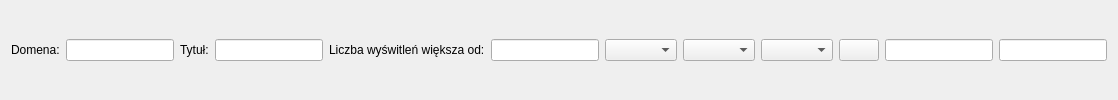
                      <widget class="QWidget" name="widget_78" native="true">
                       <property name="sizePolicy">
                        <sizepolicy hsizetype="Expanding" vsizetype="Fixed">
                         <horstretch>0</horstretch>
                         <verstretch>0</verstretch>
                        </sizepolicy>
                       </property>
                       <layout class="QHBoxLayout" name="horizontalLayout_89">
                        <item>
                         <widget class="QLabel" name="label_58">
                          <property name="text">
                           <string>Domena:</string>
                          </property>
                         </widget>
                        </item>
                        <item>
                         <widget class="QLineEdit" name="domenaLineEdit"/>
                        </item>
                        <item>
                         <widget class="QLabel" name="label_59">
                          <property name="text">
                           <string>Tytuł:</string>
                          </property>
                         </widget>
                        </item>
                        <item>
                         <widget class="QLineEdit" name="titleLineEdit"/>
                        </item>
                        <item>
                         <widget class="QLabel" name="label_60">
                          <property name="text">
                           <string>Liczba wyświtleń większa od:</string>
                          </property>
                         </widget>
                        </item>
                        <item>
                         <widget class="QLineEdit" name="visitCountLineEdit"/>
                        </item>
                        <item>
                         <widget class="QComboBox" name="profileComboBox">
                          <property name="sizePolicy">
                           <sizepolicy hsizetype="Fixed" vsizetype="Fixed">
                            <horstretch>0</horstretch>
                            <verstretch>0</verstretch>
                           </sizepolicy>
                          </property>
                         </widget>
                        </item>
                        <item>
                         <widget class="QComboBox" name="userComboBox">
                          <property name="sizePolicy">
                           <sizepolicy hsizetype="Fixed" vsizetype="Fixed">
                            <horstretch>0</horstretch>
                            <verstretch>0</verstretch>
                           </sizepolicy>
                          </property>
                         </widget>
                        </item>
                        <item>
                         <widget class="QComboBox" name="browserComboBox">
                          <property name="sizePolicy">
                           <sizepolicy hsizetype="Fixed" vsizetype="Fixed">
                            <horstretch>0</horstretch>
                            <verstretch>0</verstretch>
                           </sizepolicy>
                          </property>
                         </widget>
                        </item>
                        <item>
                         <widget class="QPushButton" name="calendarBtn">
                          <property name="text">
                           <string/>
                          </property>
                         </widget>
                        </item>
                        <item>
                         <widget class="QLineEdit" name="startDateLineEdit">
                          <property name="readOnly">
                           <bool>true</bool>
                          </property>
                         </widget>
                        </item>
                        <item>
                         <widget class="QLineEdit" name="endDatelineEdit">
                          <property name="readOnly">
                           <bool>true</bool>
                          </property>
                         </widget>
                        </item>
                       </layout>
                      </widget>
